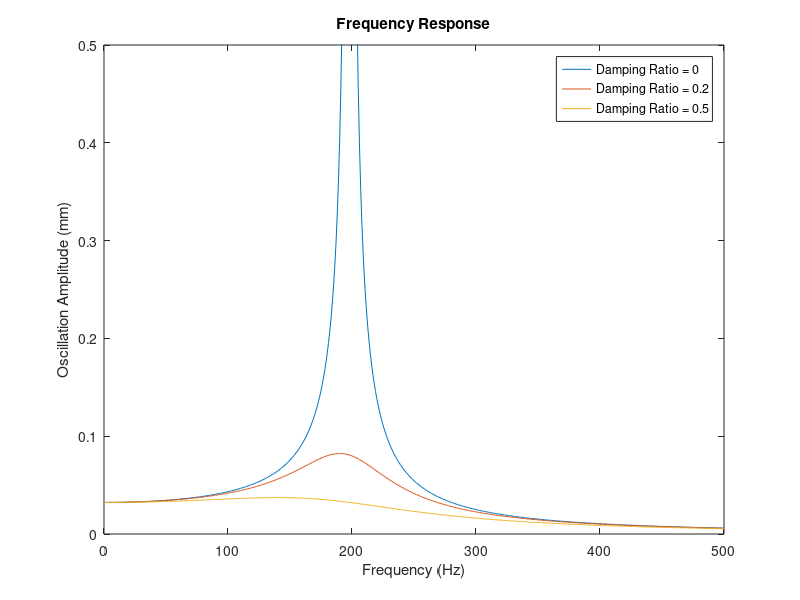

The MATLAB source for this figure:
%% By: Dustin Goetz
clear; clc, close all;

% Params
freq = 0:500;
omega = freq*2*pi;
mass = 8*(10^(-6));
stiffness = 12.4;
damping_ratio = [0, .2, .5]; 
damping = damping_ratio*2*(mass*stiffness)^.5;

figure;
x = zeros(length(damping),length(freq));
iter1 = 0;
for c = damping
    iter1 = iter1+1;
    x(iter1,:) = abs(.4./(-8*10^(-6)*omega.^2 + 1i*c*omega + 12.4));
    plot(freq,x(iter1,:))
    hold on;
end
hold off;

ylim([0,0.5]);
title("Frequency Response")
xlabel("Frequency (Hz)")
ylabel("Oscillation Amplitude (mm)")
legend("Damping Ratio = 0", "Damping Ratio = 0.2", "Damping Ratio = 0.5")